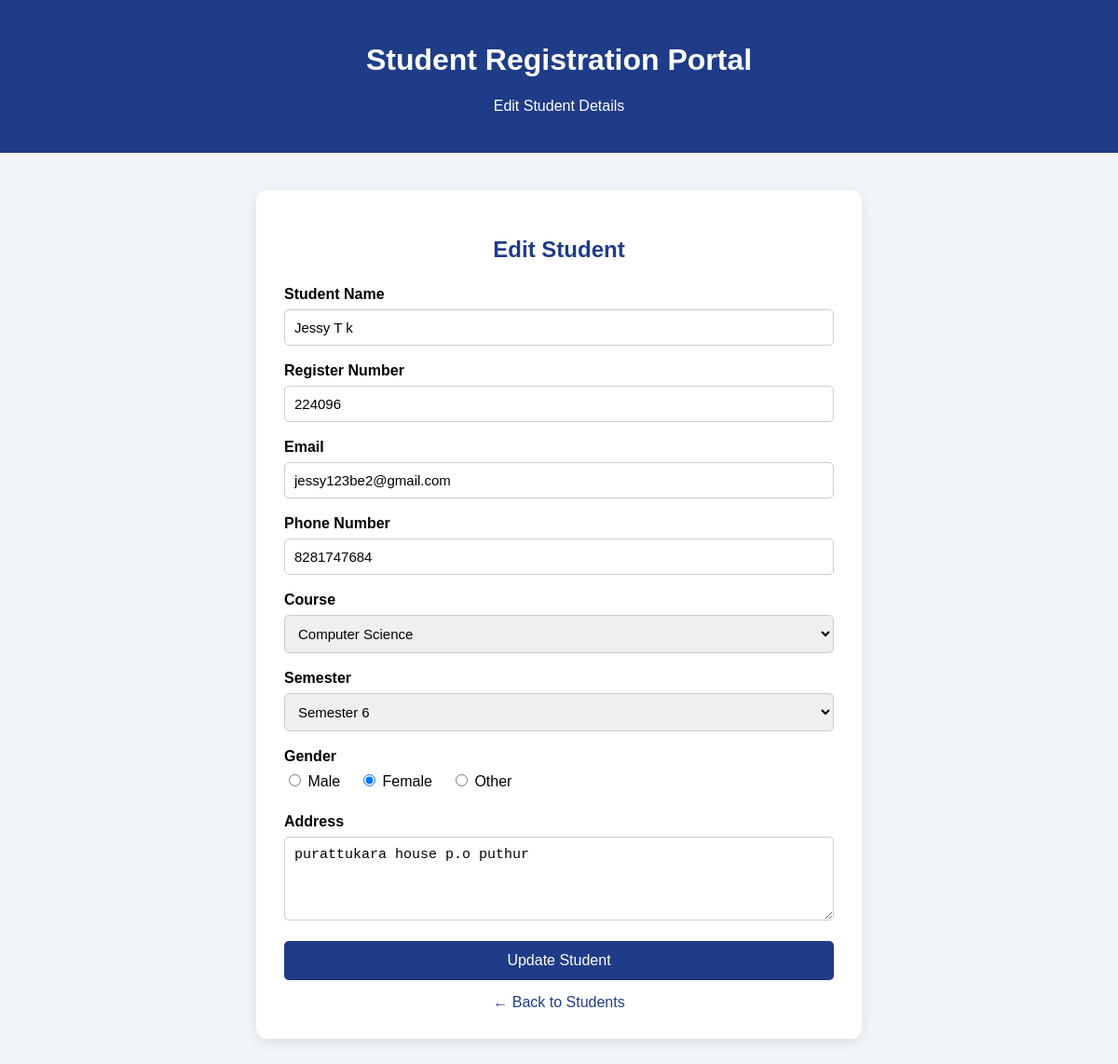
Screenshot of /edit/1 with the database file from the repository.
### tables this page shows
CREATE TABLE students (
            id INTEGER PRIMARY KEY AUTOINCREMENT,
            name TEXT NOT NULL,
            register_number TEXT NOT NULL UNIQUE,
            email TEXT NOT NULL,
            phone TEXT NOT NULL,
            course TEXT NOT NULL,
            semester TEXT NOT NULL,
            gender TEXT NOT NULL,
            address TEXT NOT NULL
        );

### app.py (the view, shortened to what this page needs)
@app.route("/edit/<int:student_id>", methods=["GET", "POST"])
def edit_student(student_id):
    conn = sqlite3.connect(DATABASE)
    cursor = conn.cursor()
    cursor.execute(
        "SELECT * FROM students WHERE id = ?",
        (student_id,)
    )
    student = cursor.fetchone()
    conn.close()
    if student is None:
        return """
        <h2>Student Not Found</h2>
        <a href="/students">Back to Students</a>
        """
    return render_template(
        "edit.html",
        student=student
    )

### templates/edit.html (shortened to what this page needs)
<!DOCTYPE html>
<html lang="en">
<head>
</head>
<body>
    <div class="header">
        <h1>Student Registration Portal</h1>
        <p>Edit Student Details</p>
    </div>
    <div class="container">
        <h2>Edit Student</h2>
        <form
            action="/edit/{{ student[0] }}"
            method="POST">
            <div class="form-group">
                <label>Student Name</label>
                <input
                    type="text"
                    name="name"
                    value="{{ student[1] }}"
                    required>
            </div>
            <div class="form-group">
                <label>Register Number</label>
                <input
                    type="text"
                    name="register_number"
                    value="{{ student[2] }}"
                    required>
            </div>
            <div class="form-group">
                <label>Email</label>
                <input
                    type="email"
                    name="email"
                    value="{{ student[3] }}"
                    required>
            </div>
            <div class="form-group">
                <label>Phone Number</label>
                <input
                    type="tel"
                    name="phone"
                    value="{{ student[4] }}"
                    required>
            </div>
            <div class="form-group">
                <label>Course</label>
                <select name="course" required>
                    <option value="Computer Science"
                        {% if student[5] == "Computer Science" %}selected{% endif %}>
                        Computer Science
                    </option>
                </select>
            </div>
            <div class="form-group">
                <label>Semester</label>
                <select name="semester" required>
                    {% for i in range(1, 9) %}
                    <option value="{{ i }}"
                        {% if student[6] == i|string %}selected{% endif %}>
                        Semester {{ i }}
                    </option>
                    {% endfor %}
                </select>
            </div>
            <div class="form-group">
                <label>Gender</label>
                <div class="gender">
                    <label>
                        <input
                            type="radio"
                            name="gender"
                            value="Male"
                            required>
                        Male
                    </label>
                    <label>
                        <input
                            type="radio"
                            name="gender"
                            value="Female"
                            {% if student[7] == "Female" %}checked{% endif %}>
                        Female
                    </label>
                    <label>
                        <input
                            type="radio"
                            name="gender"
                            value="Other"
                            {% if student[7] == "Other" %}checked{% endif %}>
                        Other
                    </label>
                </div>
            </div>
            <div class="form-group">
                <label>Address</label>
                <textarea
                    name="address"
                    rows="4"
                    required>{{ student[8] }}</textarea>
            </div>
            <button type="submit">
                Update Student
            </button>
        </form>
        <a
            href="/students"
            class="back-button">
            ← Back to Students
        </a>
    </div>
</body>
</html>

### templates/edit.html (style rules this page uses)
* { box-sizing: border-box; }
body { font-family: Arial, sans-serif; background-color: #f2f5f9; margin: 0; }
.header { background-color: #1f3c88; color: white; text-align: center; padding: 25px; }
.container { width: 90%; max-width: 650px; margin: 40px auto; background-color: white; padding: 30px; border-radius: 12px; box-shadow: 0 4px 15px rgba(0,0,0,0.1); }
h2 { text-align: center; color: #1f3c88; margin-bottom: 25px; }
.form-group { margin-bottom: 18px; }
label { display: block; margin-bottom: 7px; font-weight: bold; }
input, select, textarea { width: 100%; padding: 10px; border: 1px solid #ccc; border-radius: 5px; font-size: 15px; }
textarea { resize: vertical; }
.gender { display: flex; gap: 20px; }
.gender label { font-weight: normal; }
.gender input { width: auto; }
button { width: 100%; padding: 12px; background-color: #1f3c88; color: white; border: none; border-radius: 5px; font-size: 16px; cursor: pointer; }
.back-button { display: block; text-align: center; margin-top: 15px; color: #1f3c88; text-decoration: none; }

### rows the page displays
students: name "Jessy T k", register_number "224096", email "jessy123be2@gmail.com", phone "8281747684", course "Computer Science", semester "Semester 6", gender "☐ Male", gender "☑ Female", gender "☐ Other", address "purattukara house p.o puthur"
